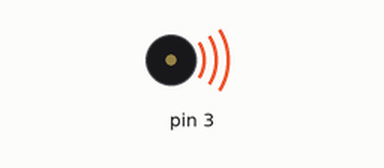
A sketch run on a simulated Arduino Uno, built with avr-gcc and run on an emulated ATmega328P. Shown: buzzer (waves = sounding).

Above: at 3.1 s.
At 16.9 s:
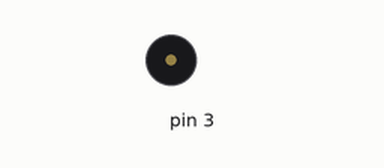
Timing chart, 0 to 18.4 s (numbered marks = the images above):
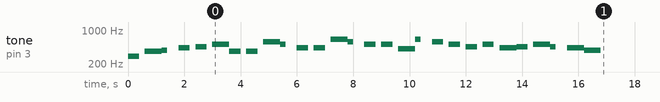

The sketch:

sketch_oct30a.ino
```cpp
#define Do  288
#define Re  303
#define Mi  364
#define Fa  384
#define Sol 432
#define La  456
#define Si  512
#define DO  576
#define RE  650
#define dSol 407

int note[] = {
  Do,8/2,
  Mi,12/2, Fa,4/2, Sol,8/2,  La,8/2,
  Si,16/2,  Mi,8/2, Mi,8/2,
  DO,12/2,  Si,4/2, Sol,8/2,  Sol,8/2,

  RE,12/2,  DO,4/2, Si,8/2, Si,8/2,
  dSol,12/2,  RE,4/2, DO,8/2, Si,8/2, La,8/2,
  Si,8/2, Sol,16/2, La,8/2,
  Si,12/2,  La,4/2, Sol,16/2, Fa,16/2

};


void setup() {
   pinMode(3, OUTPUT);
   for (int nota_curenta = 0; nota_curenta < 28; nota_curenta++)
    {
      tone(3, note[nota_curenta*2],100*note[nota_curenta*2+1]); // 3 = pinul cu buzzer-ul, nota, delay
      delay(600);
      noTone(3);
    }
}

void loop() {

}
```
